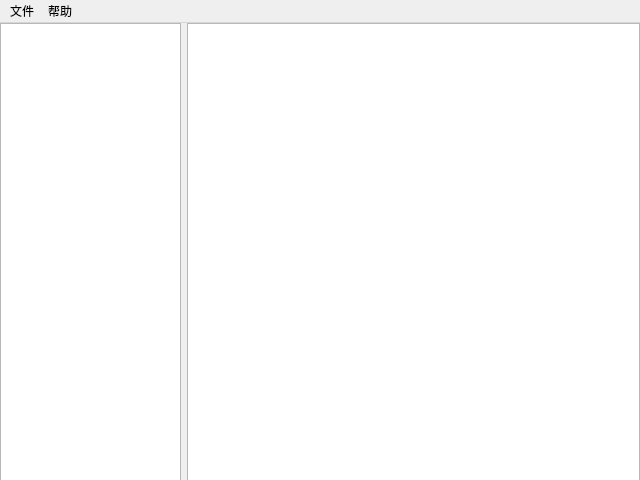
<?xml version="1.0" encoding="UTF-8"?>
<ui version="4.0">
 <class>MainWindow</class>
 <widget class="QMainWindow" name="MainWindow">
  <property name="geometry">
   <rect>
    <x>0</x>
    <y>0</y>
    <width>640</width>
    <height>480</height>
   </rect>
  </property>
  <property name="windowTitle">
   <string>MainWindow</string>
  </property>
  <widget class="QWidget" name="centralWidget">
   <property name="enabled">
    <bool>true</bool>
   </property>
   <property name="sizePolicy">
    <sizepolicy hsizetype="Preferred" vsizetype="Preferred">
     <horstretch>0</horstretch>
     <verstretch>0</verstretch>
    </sizepolicy>
   </property>
   <widget class="QWidget" name="horizontalWidget" native="true">
    <property name="geometry">
     <rect>
      <x>0</x>
      <y>0</y>
      <width>640</width>
      <height>461</height>
     </rect>
    </property>
    <layout class="QHBoxLayout" name="horizontalLayout" stretch="2,5">
     <property name="spacing">
      <number>-1</number>
     </property>
     <property name="sizeConstraint">
      <enum>QLayout::SetDefaultConstraint</enum>
     </property>
     <property name="leftMargin">
      <number>0</number>
     </property>
     <property name="topMargin">
      <number>0</number>
     </property>
     <property name="rightMargin">
      <number>0</number>
     </property>
     <property name="bottomMargin">
      <number>0</number>
     </property>
     <item>
      <widget class="QTreeView" name="treeView">
       <attribute name="headerShowSortIndicator" stdset="0">
        <bool>false</bool>
       </attribute>
      </widget>
     </item>
     <item>
      <widget class="QGraphicsView" name="graphicsView"/>
     </item>
    </layout>
   </widget>
  </widget>
  <widget class="QMenuBar" name="menuBar">
   <property name="geometry">
    <rect>
     <x>0</x>
     <y>0</y>
     <width>640</width>
     <height>22</height>
    </rect>
   </property>
   <widget class="QMenu" name="menu">
    <property name="title">
     <string>文件</string>
    </property>
    <addaction name="actionOpen"/>
    <addaction name="actionExit"/>
   </widget>
   <widget class="QMenu" name="menuHelp">
    <property name="title">
     <string>帮助</string>
    </property>
    <addaction name="actionAbout"/>
   </widget>
   <addaction name="menu"/>
   <addaction name="menuHelp"/>
  </widget>
  <action name="actionOpen">
   <property name="text">
    <string>打开</string>
   </property>
  </action>
  <action name="actionAbout">
   <property name="text">
    <string>关于</string>
   </property>
  </action>
  <action name="actionExit">
   <property name="text">
    <string>退出</string>
   </property>
  </action>
 </widget>
 <layoutdefault spacing="6" margin="11"/>
 <resources/>
 <connections/>
</ui>
